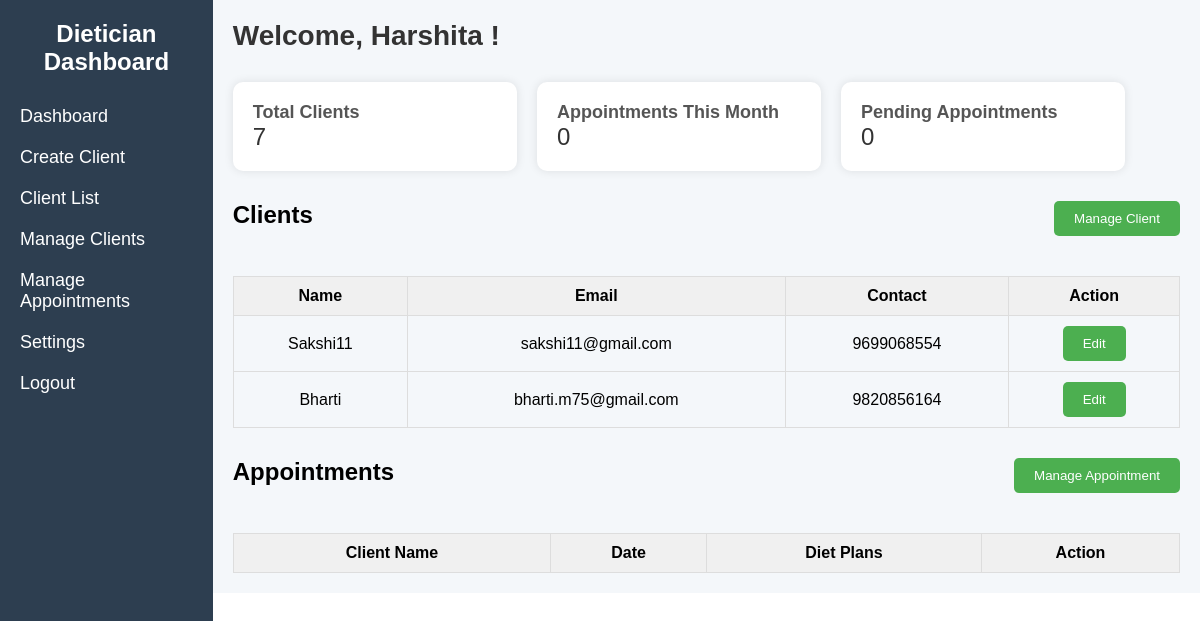
/dashboard/ (signed in), run on an earlier commit of the app's database.
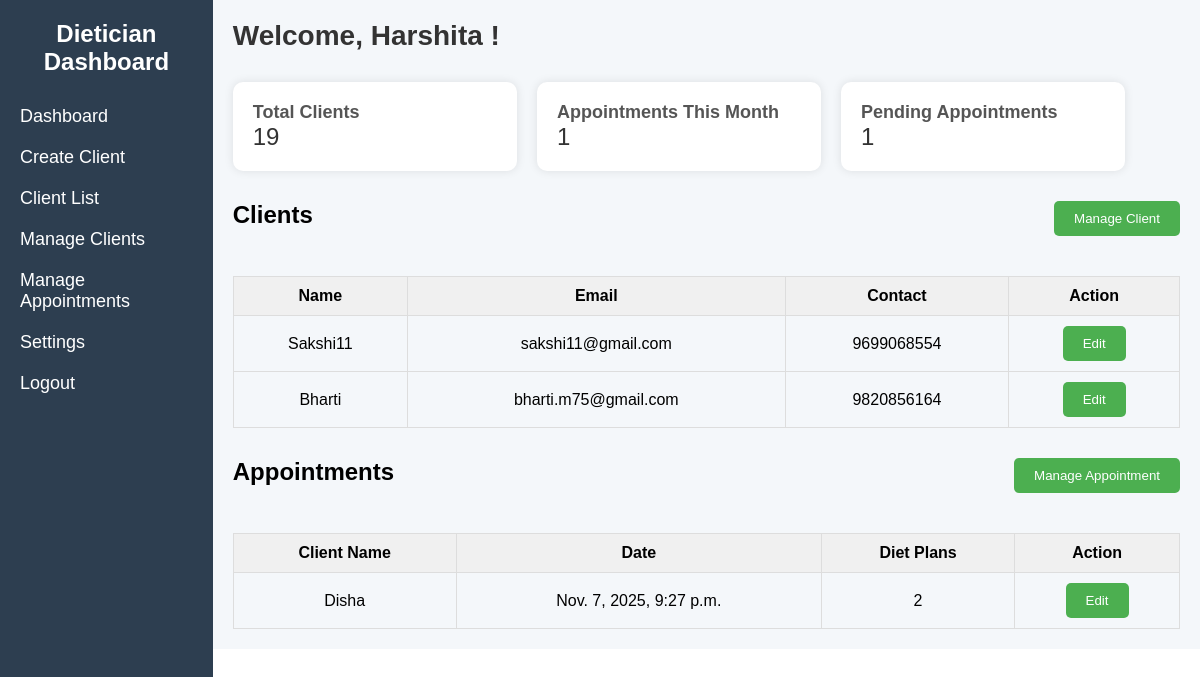
And on a later commit of the database.
### clients/models.py (models this page shows, shortened)
class ClientDetails(models.Model):
    user = models.OneToOneField(settings.AUTH_USER_MODEL, on_delete=models.CASCADE, related_name='client_profile',blank=True,null=True)
    created_by=models.ForeignKey(settings.AUTH_USER_MODEL, on_delete=models.CASCADE,blank=True,null=True,limit_choices_to={'role': "DIETICIAN"})
    first_name = models.CharField(max_length=100)
    last_name = models.CharField(max_length=100)
    dob = models.DateField(blank=True,null=True)  # Date of Birth
    contact_no = models.CharField(max_length=15,blank=True,null=True)
    email_id = models.EmailField(blank=True,null=True)
    location = models.CharField(max_length=255,blank=True,null=True)
    date_of_creation = models.DateField(auto_now_add=True,blank=True,null=True)  # Automatically set to the current date when the record is created
    notes = models.TextField(blank=True, null=True)
    height = models.FloatField(blank=True,null=True)  # Height in cm (or meters depending on your preference)
    weight = models.FloatField(blank=True,null=True)  # Weight in kg
    medical_condition = models.TextField(blank=True, null=True)
    medications = models.TextField(blank=True, null=True)
    chief_complaints = models.TextField(blank=True, null=True)
    gender = models.CharField(max_length=10, choices=[('Male', 'Male'), ('Female', 'Female'), ('Other', 'Other')])
    client_type = models.CharField(max_length=10, choices=[('KVO', 'KVO'), ('Personal', 'Personal'), ('Other', 'Other')],blank=True)
    DIET_PREFERENCES = [
    ('veg', 'Vegetarian'),
    ('eggetarian', 'Eggetarian'),
    ('nonveg', 'Non-Vegetarian'),
    ('vegan', 'Vegan'),
    ('keto', 'Keto'),
    ('paleo', 'Paleo'),
]
    diet_preference = models.CharField(
        max_length=15,  # ensure it's large enough
        choices=DIET_PREFERENCES,
        default='veg',
        null=True,
        blank=True
    )

### appointments/models.py (models this page shows, shortened)
class Appointment(models.Model):
    FREE = 'free'
    PAID = 'paid'
    APPOINTMENT_TYPE_CHOICES = [
        (FREE, 'Free'),
        (PAID, 'Paid'),
    ]
    datetime = models.DateTimeField(auto_now_add=True)
    appointment_type = models.CharField(
        max_length=10,
        choices=APPOINTMENT_TYPE_CHOICES,
        default=FREE
    )
    notes = models.TextField(blank=True, null=True)
    patient = models.ForeignKey(User, on_delete=models.CASCADE,limit_choices_to={'role': "NORMAL"})
    created_by=models.ForeignKey(User,on_delete=models.CASCADE,blank=True,null=True,related_name='appointments_created',limit_choices_to={'role': "DIETICIAN"})

### accounts/models.py (models this page shows, shortened)
class User(AbstractUser):
    ROLE_CHOICES = [
        ('NORMAL', 'Normal User'),
        ('DIETICIAN', 'Dietician'),
        ('MANAGER', 'Manager'),
        ('SENIOR_MANAGER', 'Senior Manager'),
        ('ADMIN', 'Admin'),
    ]
    role = models.CharField(max_length=20, choices=ROLE_CHOICES, default='NORMAL')
    dietician = models.ForeignKey('self', null=True, blank=True, related_name='users', on_delete=models.SET_NULL)
    manager = models.ForeignKey('self', null=True, blank=True, related_name='dieticians', on_delete=models.SET_NULL)
    senior_manager = models.ForeignKey('self', null=True, blank=True, related_name='managers', on_delete=models.SET_NULL)
    def __str__(self):
        return f"{self.username} ({self.get_role_display()})"
    def is_dietician(self):
        return self.role == 'DIETICIAN'
    def is_client(self):
        return self.role == 'NORMAL'

### dashboard/views.py (the view)
# urls.py: path('', dashboard, name='homepage'),  # URL for the homepage
@role_required('DIETICIAN','ADMIN')
def dashboard(request):
    thirty_days_ago = timezone.now() - timedelta(days=30)
    print((str(request.user.role)))
    user=str(request.user)
    usr=User.objects.filter(username=user)
    print(usr)
    client=ClientDetails.objects.filter(created_by=request.user)
    client_count=len(client)
    appointment=Appointment.objects.filter(created_by=request.user,datetime__gte=thirty_days_ago)
    pending_appointments=get_appointment_single_diet_plan(appointment)
    print("APP",pending_appointments)
    appointment_count=len(appointment)
    dietician_name=request.user.first_name
    return render(request,'dashboard/dashboard.html',{'dietician_name':dietician_name,'client_count':client_count,'appointment_count':appointment_count,'client':client[:2],'appointment':appointment[:2],'pending_appointments':pending_appointments})

### dashboard/views.py (called while the page is built)
def get_appointment_single_diet_plan(app_id:list):
    count_incomplete_diet_plan=0
    for id in app_id:
        appointment_first_diet_plan=DietPlan.objects.filter(appointment=id)
        if len(appointment_first_diet_plan)<=1:
            count_incomplete_diet_plan+=1
    return count_incomplete_diet_plan

### dashboard/templates/dashboard/dashboard.html (shortened to what this page needs)
{% extends 'core/base.html' %}
{% load static %}
{% block extra_css %}
<link rel="stylesheet" href="{% static 'dashboard/css/dashboard.css' %}"/>
{% endblock %}
{% block content %}
<div class="main-content">
    <header>
        <h1>Welcome, {{dietician_name}} !</h1>
    </header>
    <section id="dashboard" class="dashboard">
        <div class="dashboard-stats">
            <div class="stat">
                <h3>Total Clients</h3>
                <p>{{client_count}}</p>
            </div>
            <div class="stat">
                <h3>Appointments This Month</h3>
                <p>{{appointment_count}}</p>
            </div>
            <div class="stat">
                <h3>Pending Appointments</h3>
                <p>{{pending_appointments}}</p>
            </div>
        </div>
    </section>
    <section id="clients" class="clients">
        <div class="entity-header">
        <h2>Clients</h2>
        <button class="btn add-client-btn"><a href="/client/client_list">Manage Client</a></button>
    </div>
        <table class="client-table">
            <thead>
                <tr>
                    <th>Name</th>
                    <th>Email</th>
                    <th>Contact</th>
                    <th>Action</th>
                </tr>
            </thead>
            <tbody>
                 {% for cl in client %}
                <tr>
                    <td>{{cl.first_name}}</td>
                    <td>{{cl.email_id}}</td>
                    <td>{{cl.contact_no}}</td>
                    <td><button class="btn edit-btn"><a href="/client/edit/{{cl.id}}/">Edit</a></button></td>
                </tr>
                {% endfor %}
            </tbody>
        </table>
    </section>
    <section id="appointments" class="appointments">
        <div class="entity-header">
        <h2>Appointments</h2>
        <button class="btn add-appointment-btn"><a href="/appointment/">Manage Appointment</a></button>
    </div>
        <table class="appointment-table">
            <thead>
                <tr>
                    <th>Client Name</th>
                    <th>Date</th>
                    <th>Diet Plans</th>
                    <th>Action</th>
                </tr>
            </thead>
            <tbody>
                 {% for ap in appointment %}
                <tr>
                    <td>{{ap.patient.client_profile.first_name}}</td>
                    <td>{{ap.datetime}}</td>
                    <td>2</td>
                    <td><button class="btn edit-btn"><a href="">Edit</a></button></td>
                    {% endfor %}
                </tr>
            </tbody>
        </table>
    </section>
</div>
{% endblock %}

What changed in the data, as far as the page shows it:
added Appointment: patient.client_profile.first_name "Disha", datetime "Nov. 7, 2025, 9:27 p.m."
Also different on the page:
{{ client_count }}: "7" → "19"
{{ appointment_count }}: "0" → "1"
{{ pending_appointments }}: "0" → "1"
